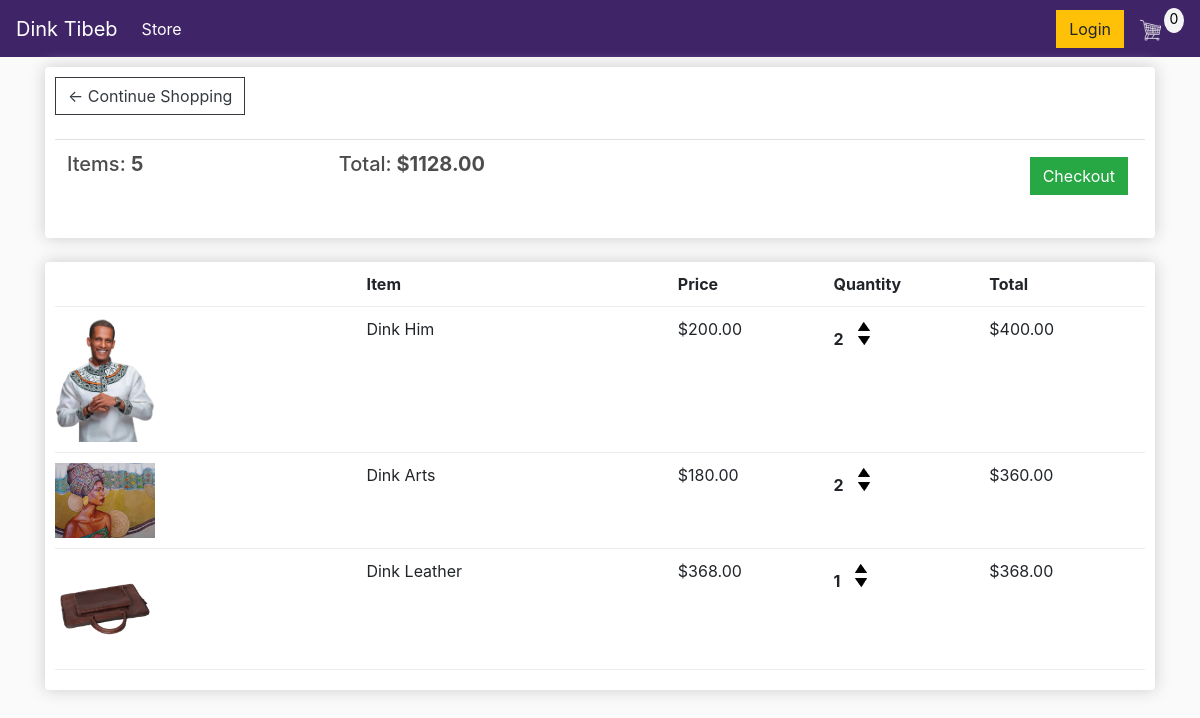
The app's page /cart/ (signed in) with its own data.
### dinkstore/models.py (models this page shows, shortened)
class Order(models.Model):
	customer = models.ForeignKey(Customer, on_delete=models.SET_NULL, blank=True, null=True)
	date_ordered = models.DateTimeField(auto_now_add=True)
	complete = models.BooleanField(default=False, null=True, blank=False)
	transaction_id = models.CharField(max_length=200, null=True)
	@property
	def get_cart_total(self):
		orderitems = self.orderitem_set.all()
		total = sum([item.get_total for item in orderitems])
		return total
	@property
	def get_cart_items(self):
		orderitems = self.orderitem_set.all()
		total = sum([item.quantity for item in orderitems])
		return total

class OrderItem(models.Model):
	product = models.ForeignKey(Product, on_delete=models.SET_NULL, blank=True, null=True)
	order = models.ForeignKey(Order, on_delete=models.SET_NULL, blank=True, null=True)
	quantity = models.IntegerField(default=0, null=True, blank=True)
	date_added = models.DateTimeField(auto_now_add=True)
	@property
	def get_total(self):
		total = self.product.price * self.quantity
		return total

class Product(models.Model):
	name = models.CharField(max_length=200, null=True)
	price = models.FloatField()
	digital = models.BooleanField(default=False,null=True, blank=False)
	image = models.ImageField(null=True, blank=True)
	@property
	def imageURL(self):
		try:
			url = self.image.url
		except:
			url = ''
		return url

### dinkstore/views.py (the view)
# urls.py: path('cart/', views.cart, name="cart"),
def cart(request):
	if request.user.is_authenticated:
		customer = request.user.customer
		order, created = Order.objects.get_or_create(customer=customer, complete=False)
		items = order.orderitem_set.all()
	else:
		items = []
		order = {'get_cart_total':0, 'get_cart_items':0}
	context = {'items':items, 'order':order}
	return render(request, 'dinkstore/cart.html', context)

### dinkstore/templates/dinkstore/cart.html
{% extends 'dinkstore/main.html' %}
{% load static %}
{% block content %}
<div class="row">
    <div class="col-lg-12">
        <div class="box-element">
            <a  class="btn btn-outline-dark" href="{% url 'store' %}">&#x2190; Continue Shopping</a>
			<br>
			<br>
            <table class="table">
				<tr>
					<th><h5>Items: <strong>{{order.get_cart_items}}</strong></h5></th>
					<th><h5>Total:<strong> ${{order.get_cart_total|floatformat:2}}</strong></h5></th>
					<th>
						<a  style="float:right; margin:5px;" class="btn btn-success" href="{% url 'checkout' %}">Checkout</a>
					</th>
				</tr>
			</table>
		</div>
		<br>
        <div class="box-element">
			<div class="cart-row">
				<div style="flex:2"></div>
				<div style="flex:2"><strong>Item</strong></div>
				<div style="flex:1"><strong>Price</strong></div>
				<div style="flex:1"><strong>Quantity</strong></div>
				<div style="flex:1"><strong>Total</strong></div>
			</div>
            {% for item in items %}
			<div class="cart-row">
				<div style="flex:2"><img class="row-image" src="{{item.product.imageURL}}"></div>
				<div style="flex:2"><p>{{item.product.name}}</p></div>
				<div style="flex:1"><p>${{item.product.price|floatformat:2}}</p></div>
				<div style="flex:1">
					<p class="quantity">{{item.quantity}}</p>
					<div class="quantity">
						<img class="chg-quantity update-cart" src="{% static  'images/au.png' %}">
						<img class="chg-quantity update-cart" src="{% static  'images/ad.png' %}">
					</div>
				</div>
				<div style="flex:1"><p>${{item.get_total|floatformat:2}}</p></div>
			</div>
			{% endfor %}
		</div>
	</div>
</div>
{% endblock content %}

### static/css/main.css (style rules this page uses)
body { background-color: hsl(0, 0%, 98%); }
h1,h2,h3,h4,h5,h6 { color:hsl(0, 0%, 30%); }
.box-element { box-shadow:hsl(0, 0%, 80%) 0 0 16px; background-color: #fff; border-radius: 4px; padding: 10px; }
.col-lg-4, .col-lg-6, .col-lg-8, .col-lg-12 { margin-top: 10px; }
.btn { border-radius: 0; }
.row-image { width: 100px; }
.cart-row { display: flex; align-items: flex-stretch; padding-bottom: 10px; margin-bottom: 10px; border-bottom: 1px solid #ececec; }
.quantity { display: inline-block; font-weight: 700; padding-right:10px; }
.chg-quantity { width: 12px; cursor: pointer; display: block; margin-top: 5px; transition:.1s; }

### records on screen
Order: get_cart_items "5", get_cart_total "1128.00"
OrderItem: product.imageURL (picture), product.name "Dink Him", product.price "200.00", quantity "2", get_total "400.00"
OrderItem: product.imageURL (picture), product.name "Dink Arts", product.price "180.00", quantity "2", get_total "360.00"
OrderItem: product.imageURL (picture), product.name "Dink Leather", product.price "368.00", quantity "1", get_total "368.00"
